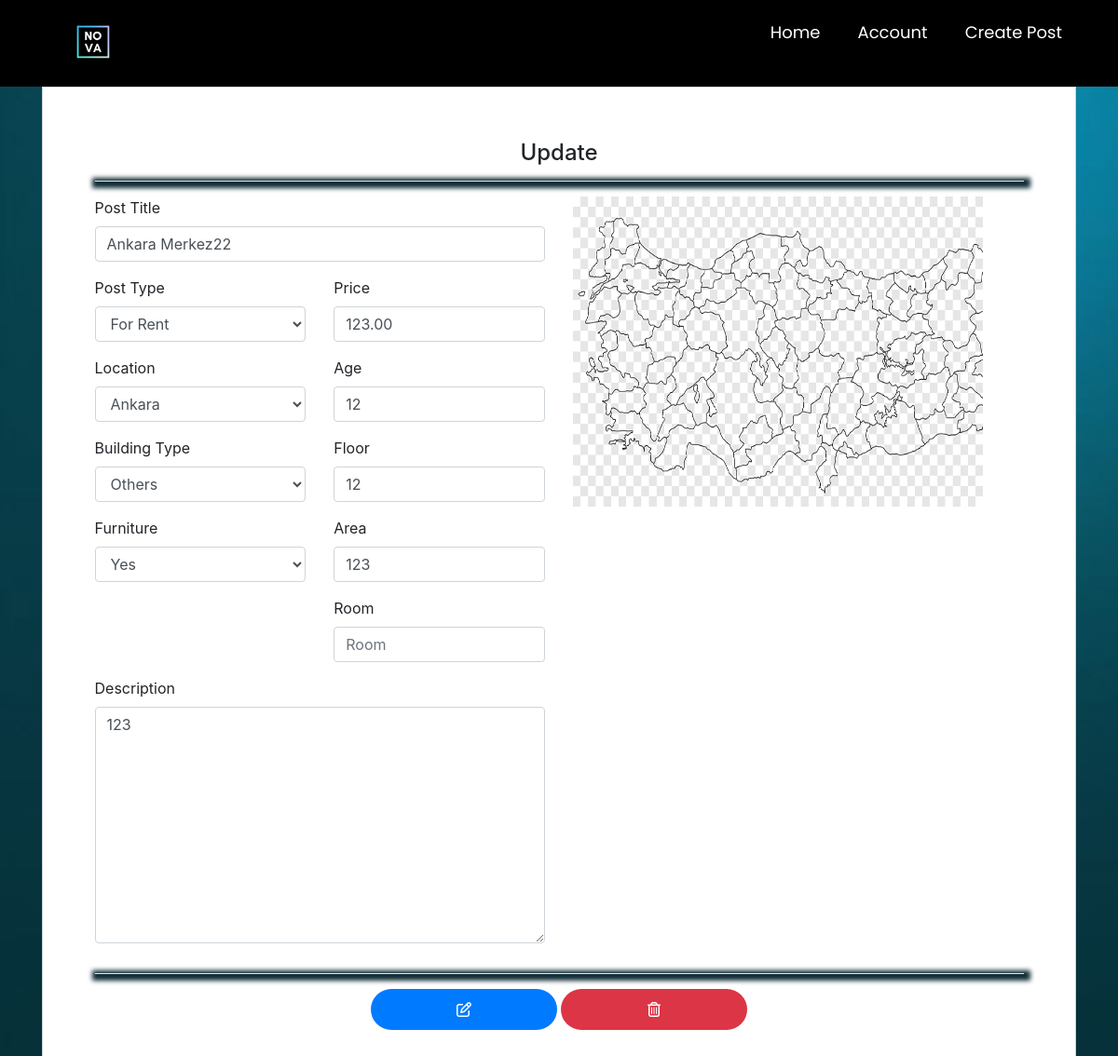
Page /editpost/68 (signed in) on the earlier database version.
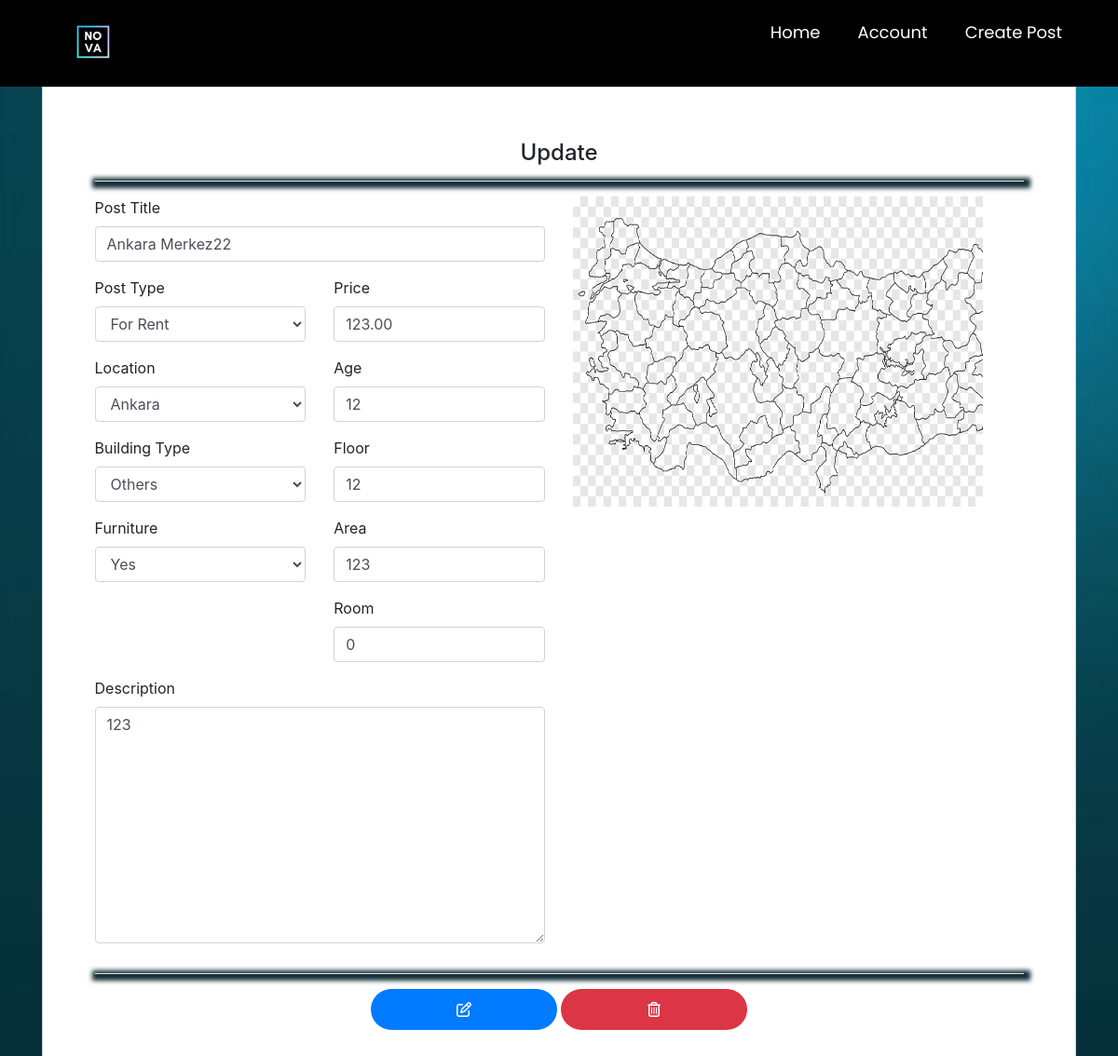
Same page on the later database version.
### main/models.py (models this page shows, shortened)
class Post(models.Model):
    ouruser = models.ForeignKey(ourUser, null=True, on_delete=models.CASCADE)
    post_title = models.CharField(max_length=255,null=True)
    post_description = models.TextField()
    price = models.DecimalField(decimal_places=2 , max_digits=12)
    location = models.CharField(max_length=255,null=True,choices=city)
    postType = models.CharField(choices=RorS , max_length=50, null=True , default='For Sale')
    floor = models.DecimalField(decimal_places=0 , max_digits=3 ,null=True)
    building_age = models.DecimalField(decimal_places=0, max_digits=2 , null=True)
    area = models.DecimalField(decimal_places=0,max_digits=4 ,null=True)
    isFurniture = models.CharField(choices=Furniture ,null=True,max_length=50,default="No")
    building_type = models.CharField(choices=b_types ,null=True ,max_length=50)
    room = models.DecimalField(decimal_places=0 , max_digits=3 ,null=True)

### main/views.py (the view)
# urls.py: path('editpost/<int:pk>',views.editpost, name="editpost" ),
@login_required
def editpost(request,pk):
    fuser = Post.objects.get(id=pk)
    p_form = CreatePost(instance=fuser)
    pimage = PostImages.objects.filter(gallery=fuser)
    mydict  =  { 'fuser':fuser,'p_form':p_form ,'pimage':pimage }
    if request.method == 'POST':
        p_form = CreatePost(request.POST,instance=fuser)
        if p_form.is_valid():
            post=p_form.save()
            fuser.save()
            return redirect('listaddedposts')
    return render(request, 'main/editpost.html',context = mydict)

### main/forms.py
class CreatePost(ModelForm):
    class Meta:
        model = Post
        fields = ['postType' , 'isFurniture' , 'building_type' , 'location' , 'post_title' ,'price' , 'building_age','floor','post_description','area', 'room' ]

### main/templates/main/editpost.html (shortened to what this page needs)
{% extends 'main/mainpage.html' %}
{% load widget_tweaks %}
{% load static %}
{% block content %}
<head>
  <link href="//maxcdn.bootstrapcdn.com/bootstrap/4.1.1/css/bootstrap.min.css" rel="stylesheet" id="bootstrap-css">
</head>
<body >
    <div id="updates">
<form method="post" enctype="multipart/form-data">
<div class="container register-form">
  <div class="form">
    <div class="form-content">
                <center>
            <h4>Update</h4>
            <hr>
          </center>
      <div class="row">
        <div class="col-sm">
          <div class="form-group">
            <label>Post Title</label>
            {% render_field p_form.post_title class="form-control" placeholder="Post Title" %}
          </div>
        <div class="row">
        <div class="col-sm">
            <div class="form-group">
              <label>Post Type</label>
              {% render_field p_form.postType class="form-control" placeholder="Post Type" %}
            </div>
            <div class="form-group">
              <label>Location</label>
              {% render_field p_form.location class="form-control" placeholder="Location" %}
            </div>
            <div class="form-group">
              <label>Building Type</label>
              {% render_field p_form.building_type class="form-control" placeholder="Type" %}
            </div>
            <div class="form-group">
              <label>Furniture</label>
              {% render_field p_form.isFurniture class="form-control" placeholder="Furniture" %}
            </div>
        </div>
          <div class="col-sm">
            <div class="form-group">
              <label>Price</label>
              {% render_field p_form.price class="form-control" placeholder="Price" %}
            </div>
            <div class="form-group">
              <label>Age</label>
              {% render_field p_form.building_age class="form-control" placeholder="Age" %}
            </div>
            <div class="form-group">
              <label>Floor</label>
              {% render_field p_form.floor class="form-control" placeholder="Floor" %}
            </div>
               <div class="form-group">
                 <label>Area</label>
              {% render_field p_form.area class="form-control" placeholder="Area" %}
            </div>
                           <div class="form-group">
                 <label>Room</label>
              {% render_field p_form.room class="form-control" placeholder="Room" %}
            </div>
          </div>
        </div>
            <div class="form-group">
              <label>Description</label>
              {% render_field p_form.post_description class="form-control" placeholder="Description" %}
            </div>
        </div>
		<div class="col-sm">
            <div id="slide-wrapper">
                <div id="slider" >
                    {% for i in pimage %}
                    <img class="thumbnail" src="{% static i.image.url %}" width="500" height="333">
                    {% endfor %}
                </div>
            </div>
		</div>
      </div>
      <hr>
           <center>
               <button type="submit" class="btnSubmit btn-primary" ><i class="far fa-edit"></i></button>
               <button onclick="show()" type="button" class=" btnSubmit btn-danger "><i class="far fa-trash-alt"></i></button>
      </center>
    </div>
  </div>
</div>
</form>
    </div>
</body>
{% endblock content %}

Differences in the rows shown:
changed Post "Ankara Merkez22": room (not shown) → "0"
